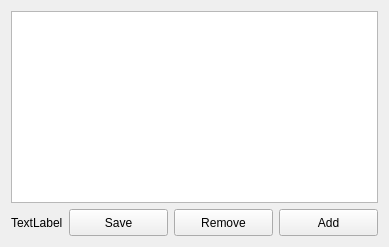
          <widget class="QWidget" name="tab_12">
           <attribute name="title">
            <string>Flat</string>
           </attribute>
           <layout class="QGridLayout" name="gridLayout_14">
            <item row="1" column="0">
             <widget class="QLabel" name="label_13">
              <property name="text">
               <string>TextLabel</string>
              </property>
             </widget>
            </item>
            <item row="1" column="2">
             <widget class="QPushButton" name="pushButton_29">
              <property name="minimumSize">
               <size>
                <width>99</width>
                <height>27</height>
               </size>
              </property>
              <property name="maximumSize">
               <size>
                <width>99</width>
                <height>27</height>
               </size>
              </property>
              <property name="text">
               <string>Remove</string>
              </property>
             </widget>
            </item>
            <item row="1" column="3">
             <widget class="QPushButton" name="pushButton_30">
              <property name="minimumSize">
               <size>
                <width>99</width>
                <height>27</height>
               </size>
              </property>
              <property name="maximumSize">
               <size>
                <width>99</width>
                <height>27</height>
               </size>
              </property>
              <property name="text">
               <string>Add</string>
              </property>
             </widget>
            </item>
            <item row="0" column="0" colspan="4">
             <widget class="QListWidget" name="listWidget_12">
              <property name="selectionMode">
               <enum>QAbstractItemView::ExtendedSelection</enum>
              </property>
             </widget>
            </item>
            <item row="1" column="1">
             <widget class="QPushButton" name="pushButton_31">
              <property name="minimumSize">
               <size>
                <width>99</width>
                <height>27</height>
               </size>
              </property>
              <property name="maximumSize">
               <size>
                <width>99</width>
                <height>27</height>
               </size>
              </property>
              <property name="text">
               <string>Save</string>
              </property>
             </widget>
            </item>
           </layout>
          </widget>
